Frame 1 (no input): blank canvas, image omitted
Frame 60 (the mouse pressed at the canvas centre just before this capture): blank canvas, image omitted
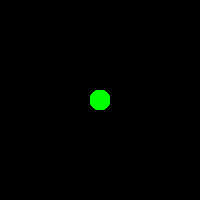
Frame 120 (the mouse held since frame 60 and released just before this capture)

The Processing sketch whose frames 1 and 60 were blank and that drew this single picture after the mouse press (run headless with seeded random() and noise(); from frame 60 on, the mouse is pressed at the canvas centre):

// Processing sketch: sketch_200608_event2
// ── sketch_200608_event2.pde
float posX = 0.0;   //position X
float posY = 0.0;   //position Y
float dia = 20.0;   // diameter
int count;  //counter 

void setup() {   // Initialize
  size(200, 200);      //window
  background(0, 0, 0); //black
  noStroke();    //lineless
}

void draw() {    // main loop
  if (mousePressed==true) {  //1s
    posX=mouseX;
    posY=mouseY;
    fill(0, 255, 0);  //circle color
    ellipse(posX, posY, dia, dia);  //circle
    count = 0;  //reset
  }
}
